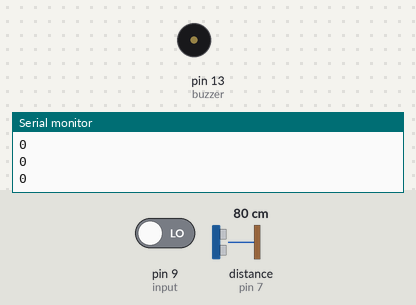
Bench run of a sketch on a simulated Arduino Uno, built with avr-gcc and run on an emulated ATmega328P. Shown: buzzer (waves = sounding), the last lines printed to the serial monitor. Inputs (shaded band) come from the test bench; at power-on: pin 9 (input) LOW, distance to the obstacle (sensor on pin 7) 80 cm. The echo pulse lasts 58.3 µs per cm.

Above: at 1.2 s.
1.3 s: pin 9 (input) driven HIGH
2.9 s: distance to the obstacle (sensor on pin 7) set to 9 cm
At 3.06 s:
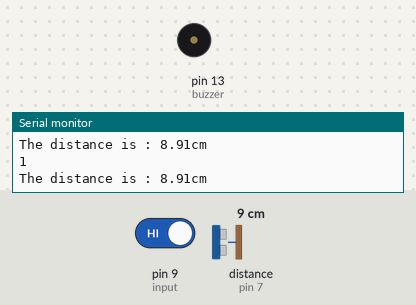
5.9 s: distance to the obstacle (sensor on pin 7) set to 35 cm
Timing chart, 0 to 14.9 s (numbered marks = the images above; inputs shaded):
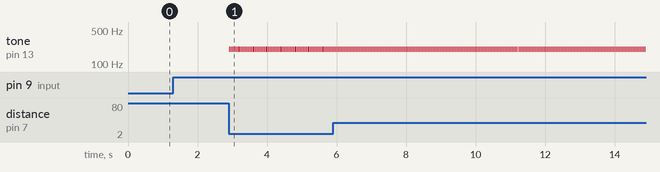

Measured:
- after the input at 2.9 s, tone on pin 13 (buzzer): alternates 200 Hz for 0.01 s and silent for 0.03 s, starting at once

The sketch:

Ultrasonic_Distance_Sensor_withBuzzer.ino
```cpp
int trig = 8;
int echo = 7;
float reading;

int input=9;
int state=0;
int buzzer=13;

void setup()
{
  pinMode(trig, OUTPUT);
  pinMode(echo, INPUT);
  pinMode(input, INPUT);
  pinMode(buzzer,OUTPUT);
  Serial.begin(9600);

}

void loop()
{
  state=digitalRead(input);
  Serial.println(state);
  if(state==HIGH)
  {
    float distance;
    digitalWrite(trig,LOW);
      delayMicroseconds(2);
    digitalWrite(trig,HIGH);
      delayMicroseconds(2);
    digitalWrite(trig,LOW);
    reading = pulseIn(echo,HIGH);
    distance=reading*0.017;
    if(distance<50)
    {
      tone(buzzer,200,100);
        delay(10);
      noTone(buzzer);
        delay(10);
    }
    Serial.print("The distance is : ");
    Serial.print(distance);
    Serial.println("cm");

    delay(20);
  }
}
```
